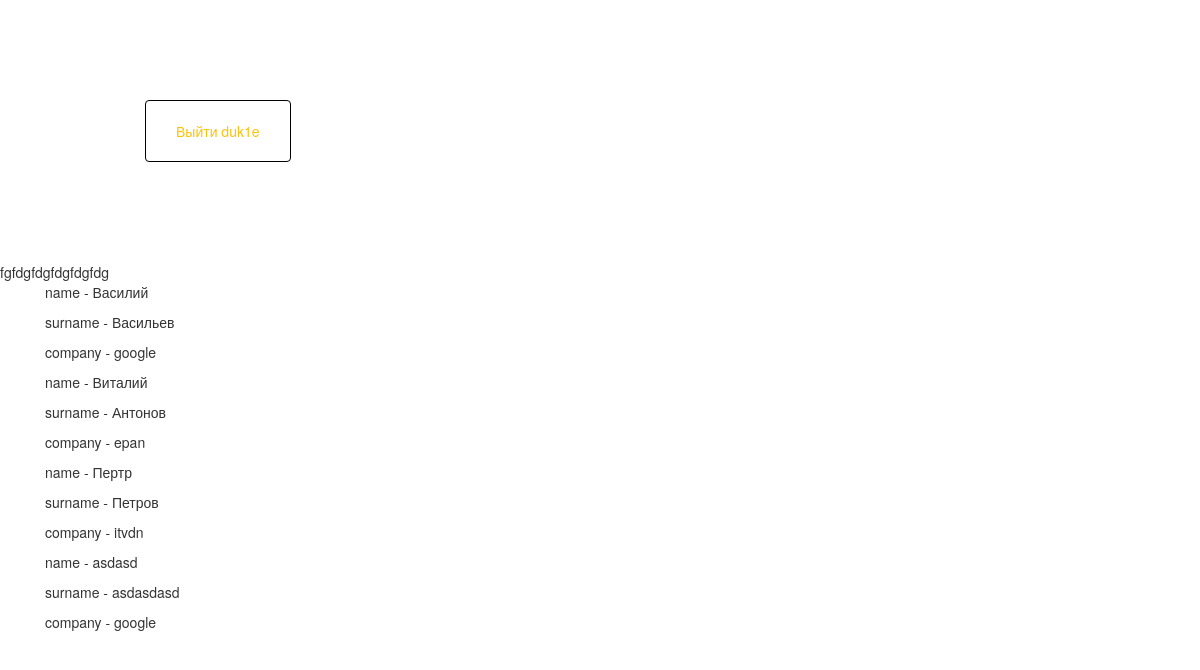
The app's page /reg/ (signed in) with its own data.
### lesson_six/models.py (models this page shows, shortened)
class Human(models.Model):
    CHOICE_COMPANY = (
        ('google', 'Google'),
        ('yandex', 'Yandex'),
        ('itvdn', 'ITVDN'),
        ('epan', 'Epan'),
    )
    POSITION_CHOICES = (
        ('senior', 'Senior'),
        ('middle', 'Middle'),
        ('junior', 'Junior'),
    )
    PYTHON = 'python'
    JAVASCRIPT = 'javascript'
    CS = 'c#'
    CPP = 'cpp'
    LANGUAGE_CHOICES = (
        (PYTHON, 'Python'),
        (JAVASCRIPT, 'Javascript'),
        (CS, 'C#'),
        (CPP, 'C++'),
    )
    name = models.CharField(max_length=50, verbose_name='Имя')
    surname = models.CharField(max_length=50, verbose_name='Фамилия')
    birth = models.DateField(auto_now_add=False, auto_now=False)
    company = models.CharField(max_length=150, choices=CHOICE_COMPANY)
    position = models.CharField(max_length=15, choices=POSITION_CHOICES)
    language = models.CharField(max_length=10, choices=LANGUAGE_CHOICES, default=PYTHON)
    salary = models.IntegerField()

### register_users/views.py (the view)
# urls.py: path('', views.MainView.as_view(), name='main_reg'),
class MainView(TemplateView):
    template_name = 'main.html'
    def get(self, request, *args, **kwargs):
        if request.user.is_authenticated:
            humans = Human.objects.all()
            ctx = {}
            ctx['humans'] = humans
            return render(request, self.template_name, ctx)
        else:
            return render(request, self.template_name, {})

### register_users/templates/main.html (shortened to what this page needs)
<!DOCTYPE html>
<html lang="en">
<head>
    <link rel="stylesheet" href="https://maxcdn.bootstrapcdn.com/bootstrap/3.4.1/css/bootstrap.min.css">
     <link href="https://stackpath.bootstrapcdn.com/bootstrap/4.4.1/css/bootstrap.min.css" rel="stylesheet">
    <link rel="stylesheet" href="https://maxcdn.bootstrapcdn.com/bootstrap/3.4.1/css/bootstrap.min.css">
    <link href="https://maxcdn.bootstrapcdn.com/font-awesome/4.7.0/css/font-awesome.min.css" rel="stylesheet">
</head>
<body>
    <div class="container">
        {% if user.is_authenticated %}
          <a href="logout" class="btn btn-outline-warning" style="border: 1px solid black; padding: 20px 30px; margin: 100px;">  Выйти {{user.username}}</a>
        {% else %}
            <a href="register" class="btn btn-outline-warning " style="border: 1px solid black; padding: 20px 30px; margin: 100px;">Регистрация на сайте</a>
            <a href="login" class="btn btn-outline-warning" style="border: 1px solid black; padding: 20px 30px; margin: 100px;">Авторизация</a>
        {% endif %}
    </div>
fgfdgfdgfdgfdgfdg
    <div class="container">
        {% for elem in humans %}
            <p>name - {{elem.name}}</p>
            <p>surname - {{elem.surname}}</p>
            <p>company - {{elem.company}}</p>
        {% endfor %}
    </div>
</body>
</html>

### records on screen
Human: name "Василий", surname "Васильев", company "google"
Human: name "Виталий", surname "Антонов", company "epan"
Human: name "Пертр", surname "Петров", company "itvdn"
Human: name "asdasd", surname "asdasdasd", company "google"

### other values on screen
{{ user.username }} "duk1e"
